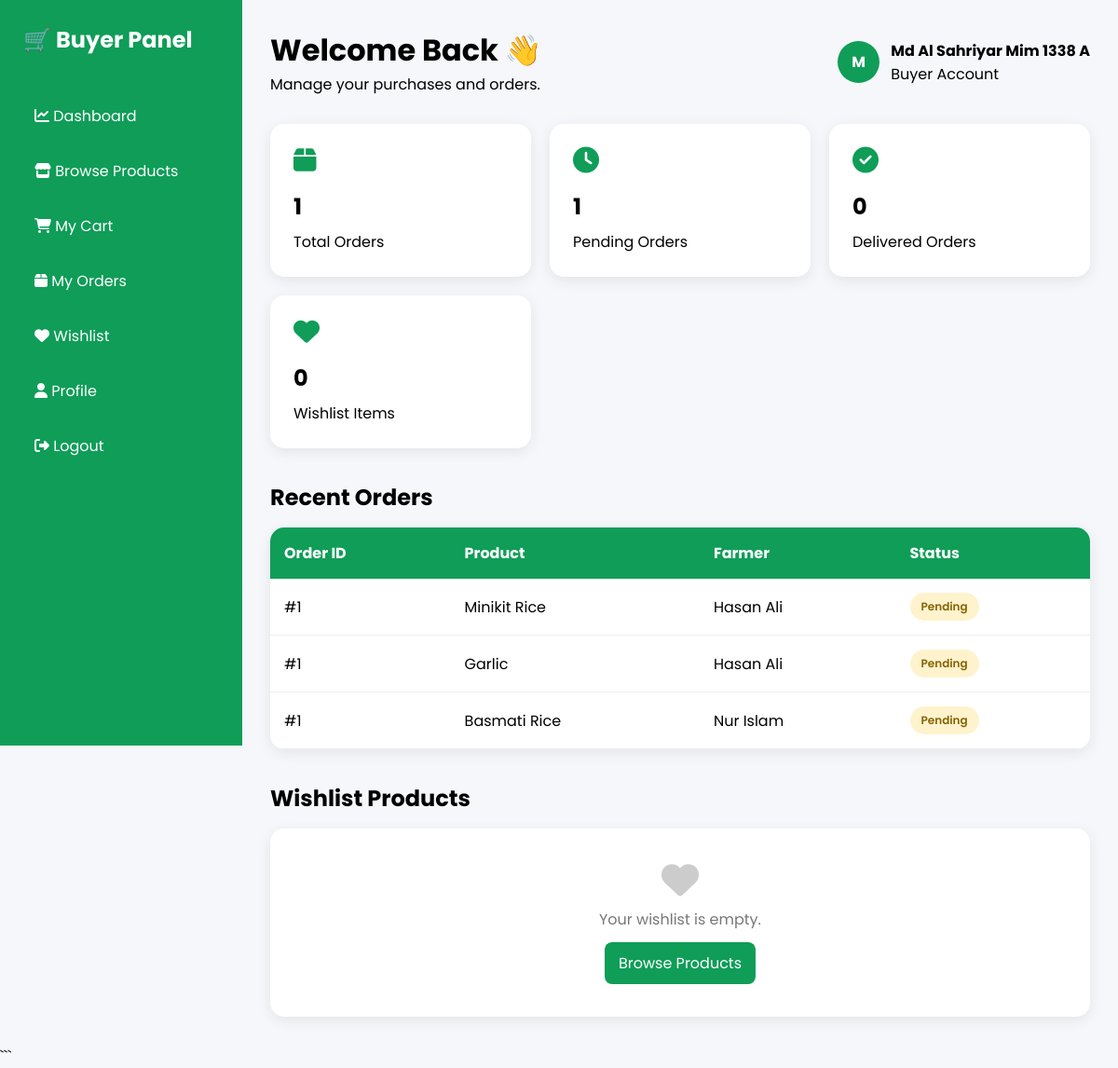
Screenshot of /buyer-dashboard.php (signed in) with the database file from the repository.
### tables this page shows
CREATE TABLE `users` (
  `id` int(11) NOT NULL,
  `name` varchar(100) NOT NULL,
  `full_name` varchar(150) NOT NULL,
  `user_type` enum('farmer','admin','buyer') NOT NULL DEFAULT 'farmer',
  `status` enum('pending','active','blocked') DEFAULT 'pending',
  `email` varchar(100) NOT NULL,
  `phone` varchar(20) DEFAULT NULL,
  `address` text DEFAULT NULL,
  `profile_image` varchar(255) DEFAULT NULL,
  `password` varchar(255) NOT NULL,
  `farm_name` varchar(100) DEFAULT NULL,
  `farm_type` varchar(100) DEFAULT NULL,
  `admin_code` varchar(50) DEFAULT NULL,
  `created_at` timestamp NOT NULL DEFAULT current_timestamp()
);

CREATE TABLE `orders` (
  `id` int(11) NOT NULL,
  `buyer_id` int(11) NOT NULL,
  `total_amount` decimal(10,2) NOT NULL DEFAULT 0.00,
  `status` enum('pending','processing','shipped','delivered','cancelled') NOT NULL DEFAULT 'pending',
  `shipping_address` text DEFAULT NULL,
  `phone` varchar(20) DEFAULT NULL,
  `created_at` timestamp NOT NULL DEFAULT current_timestamp()
);

CREATE TABLE `products` (
  `id` int(11) NOT NULL,
  `name` varchar(200) NOT NULL,
  `category` varchar(50) NOT NULL,
  `price` decimal(10,2) NOT NULL,
  `unit` varchar(20) DEFAULT 'kg',
  `stock` int(11) DEFAULT 100,
  `description` text DEFAULT NULL,
  `image` varchar(500) DEFAULT NULL,
  `harvest_date` date DEFAULT NULL,
  `location` varchar(100) DEFAULT NULL,
  `farmer_id` int(11) DEFAULT NULL,
  `created_at` timestamp NOT NULL DEFAULT current_timestamp(),
  `status` enum('active','inactive') DEFAULT 'active'
);

CREATE TABLE `farmers` (
  `id` int(11) NOT NULL,
  `name` varchar(100) NOT NULL,
  `rating` decimal(3,1) DEFAULT 4.5,
  `verified` tinyint(1) DEFAULT 1,
  `phone` varchar(15) DEFAULT NULL,
  `location` varchar(100) DEFAULT NULL,
  `created_at` timestamp NOT NULL DEFAULT current_timestamp()
);

### buyer-dashboard.php (the view, shortened to what this page needs)
<?php
$servername = "localhost";
$username   = "root";
$password   = "";
$dbname     = "farm_db";
$conn = mysqli_connect(
    $servername,
    $username,
    $password,
    $dbname
);
mysqli_set_charset($conn, "utf8mb4");
$user_id   = (int) $_SESSION['user_id'];
$user_name = $_SESSION['user_name'] ?? 'Buyer';
$user_query = "
    SELECT
        id,
        name,
        full_name,
        email,
        phone,
        address
    FROM users
    WHERE id = ?
      AND user_type = 'buyer'
    LIMIT 1
";
$stmt = mysqli_prepare($conn, $user_query);
mysqli_stmt_bind_param($stmt, "i", $user_id);
mysqli_stmt_execute($stmt);
$user_result = mysqli_stmt_get_result($stmt);
$user_data   = mysqli_fetch_assoc($user_result);
if ($user_data) {
    $user_name = !empty($user_data['full_name'])
        ? $user_data['full_name']
        : $user_data['name'];
}
$query = "
    SELECT COUNT(*) AS total
    FROM orders
    WHERE buyer_id = ?
";
$stmt = mysqli_prepare($conn, $query);
mysqli_stmt_bind_param($stmt, "i", $user_id);
mysqli_stmt_execute($stmt);
$result = mysqli_stmt_get_result($stmt);
$row = mysqli_fetch_assoc($result);
$total_orders = (int) ($row['total'] ?? 0);
$query = "
    SELECT COUNT(*) AS total
    FROM orders
    WHERE buyer_id = ?
    AND status IN ('pending', 'processing', 'shipped')
";
$stmt = mysqli_prepare($conn, $query);
mysqli_stmt_bind_param($stmt, "i", $user_id);
mysqli_stmt_execute($stmt);
$result = mysqli_stmt_get_result($stmt);
$row = mysqli_fetch_assoc($result);
$pending_orders = (int) ($row['total'] ?? 0);
$query = "
    SELECT COUNT(*) AS total
    FROM orders
    WHERE buyer_id = ?
    AND status = 'delivered'
";
$stmt = mysqli_prepare($conn, $query);
mysqli_stmt_bind_param($stmt, "i", $user_id);
mysqli_stmt_execute($stmt);
$result = mysqli_stmt_get_result($stmt);
$row = mysqli_fetch_assoc($result);
$delivered_orders = (int) ($row['total'] ?? 0);
$query = "
    SELECT COUNT(*) AS total
    FROM wishlist
    WHERE user_id = ?
";
$stmt = mysqli_prepare($conn, $query);
mysqli_stmt_bind_param($stmt, "i", $user_id);
mysqli_stmt_execute($stmt);
$result = mysqli_stmt_get_result($stmt);
$row = mysqli_fetch_assoc($result);
$wishlist_count = (int) ($row['total'] ?? 0);
$recent_orders = [];
$query = "
    SELECT
        o.id AS order_id,
        o.status,
        o.created_at,
        oi.quantity,
        oi.price,
        p.name AS product_name,
        f.name AS farmer_name
    FROM orders o
    INNER JOIN order_items oi
        ON o.id = oi.order_id
    INNER JOIN products p
        ON oi.product_id = p.id
    LEFT JOIN farmers f
        ON p.farmer_id = f.id
    WHERE o.buyer_id = ?
    ORDER BY o.created_at DESC
    LIMIT 5
";
$stmt = mysqli_prepare($conn, $query);
mysqli_stmt_bind_param($stmt, "i", $user_id);
mysqli_stmt_execute($stmt);
$result = mysqli_stmt_get_result($stmt);
while ($row = mysqli_fetch_assoc($result)) {
    $recent_orders[] = $row;
}
$wishlist_products = [];
$avatar_letter = strtoupper(
    mb_substr(trim($user_name), 0, 1, 'UTF-8')
);
?>
<!DOCTYPE html>
<html lang="en">
<head>
<link rel="stylesheet"
      href="https://cdnjs.cloudflare.com/ajax/libs/font-awesome/6.5.1/css/all.min.css">
</head>
<body>
<div class="sidebar">
    <div class="logo">
        🛒 Buyer Panel
    </div>
    <div class="menu">
        <a href="buyer-dashboard.php">
            <i class="fas fa-chart-line"></i>
            Dashboard
        </a>
        <a href="products.php">
            <i class="fas fa-store"></i>
            Browse Products
        </a>
        <a href="cart.php">
            <i class="fas fa-shopping-cart"></i>
            My Cart
        </a>
        <a href="orders.php">
            <i class="fas fa-box"></i>
            My Orders
        </a>
        <a href="wishlist.php">
            <i class="fas fa-heart"></i>
            Wishlist
        </a>
        <a href="profile.php">
            <i class="fas fa-user"></i>
            Profile
        </a>
        <a href="logout.php">
            <i class="fas fa-sign-out-alt"></i>
            Logout
        </a>
    </div>
</div>
<div class="main">
    <div class="topbar">
        <div>
            <h1>
                Welcome Back 👋
            </h1>
            <p>
                Manage your purchases and orders.
            </p>
        </div>
        <div class="profile">
            <div class="avatar">
                <?= htmlspecialchars($avatar_letter) ?>
            </div>
            <div>
                <strong>
                    <?= htmlspecialchars($user_name) ?>
                </strong>
                <p>
                    Buyer Account
                </p>
            </div>
        </div>
    </div>
    <div class="stats">
        <div class="card">
            <i class="fas fa-box"></i>
            <h2>
                <?= $total_orders ?>
            </h2>
            <p>
                Total Orders
            </p>
        </div>
        <div class="card">
            <i class="fas fa-clock"></i>
            <h2>
                <?= $pending_orders ?>
            </h2>
            <p>
                Pending Orders
            </p>
        </div>
        <div class="card">
            <i class="fas fa-check-circle"></i>
            <h2>
                <?= $delivered_orders ?>
            </h2>
            <p>
                Delivered Orders
            </p>
        </div>
        <div class="card">
            <i class="fas fa-heart"></i>
            <h2>
                <?= $wishlist_count ?>
            </h2>
            <p>
                Wishlist Items
            </p>
        </div>
    </div>
    <div class="section">
        <h2>
            Recent Orders
        </h2>
        <div class="table-box">
            <?php if (!empty($recent_orders)): ?>
                <table>
                    <tr>
                        <th>
                            Order ID
                        </th>
                        <th>
                            Product
                        </th>
                        <th>
                            Farmer
                        </th>
                        <th>
                            Status
                        </th>
                    </tr>
                    <?php foreach ($recent_orders as $order): ?>
                        <?php
                        $status = strtolower(
                            $order['status']
                        );
                        $status_class = $status;
                        ?>
                        <tr>
                            <td>
                                #<?= (int) $order['order_id'] ?>
                            </td>
                            <td>
                                <?= htmlspecialchars(
                                    $order['product_name']
                                ) ?>
                            </td>
                            <td>
                                <?= htmlspecialchars(
                                    $order['farmer_name']
                                    ?? 'Unknown Farmer'
                                ) ?>
                            </td>
                            <td>
                                <span
                                    class="status
                                    <?= htmlspecialchars(
                                        $status_class
                                    ) ?>"
                                >
                                    <?= ucfirst(
                                        htmlspecialchars(
                                            $order['status']
                                        )
                                    ) ?>
                                </span>
                            </td>
                        </tr>
                    <?php endforeach; ?>
                </table>
            <?php endif; ?>
        </div>
    </div>
    <div class="section">
        <h2>
            Wishlist Products
        </h2>
        <?php if (!empty($wishlist_products)): ?>
            <div class="wishlist-grid">
                <?php foreach (
                    $wishlist_products
                    as $product
                ): ?>
                    <div class="product-card">
                        <?php
                        $product_image =
                            !empty($product['image'])
                            ? trim($product['image'])
                            : 'https://via.placeholder.com/800x500?text=No+Image';
                        ?>
                        <img
                            src="<?= htmlspecialchars(
                                $product_image
                            ) ?>"
                            alt="<?= htmlspecialchars(
                                $product['name']
                            ) ?>"
                        >
                        <div class="product-info">
                            <h3>
                                <?= htmlspecialchars(
                                    $product['name']
                                ) ?>
                            </h3>
                            <div class="price">
                                ৳ <?= number_format(
                                    (float) $product['price'],
                                    2
                                ) ?>
                                /
                                <?= htmlspecialchars(
                                    $product['unit']
                                ) ?>
                            </div>
                            <?php if (
                                !empty(
                                    $product['location']
                                )
                            ): ?>
                                <div class="product-location">
                                    <i class="fas fa-location-dot"></i>
                                    <?= htmlspecialchars(
                                        $product['location']
                                    ) ?>
                                </div>
                            <?php endif; ?>
                            <a
                                href="product-details.php?id=<?= (int) $product['id'] ?>"
                                class="btn"
                            >
                                View Product
                            </a>
                        </div>
                    </div>
                <?php endforeach; ?>
            </div>
        <?php else: ?>
            <div class="table-box">
                <div class="empty-message">
                    <i class="fas fa-heart"></i>
                    <p>
                        Your wishlist is empty.
                    </p>
                    <a
                        href="products.php"
                        class="btn"
                    >
                        Browse Products
                    </a>
                </div>
            </div>
        <?php endif; ?>
    </div>
</div>
</body>
</html>

### buyer-dashboard.php (style rules this page uses)
* { margin: 0; padding: 0; box-sizing: border-box; font-family: 'Poppins', sans-serif; }
body { background: #f5f7fa; }
.sidebar { position: fixed; top: 0; left: 0; width: 260px; height: 100vh; background: #0f9d58; color: white; padding: 25px; }
.logo { font-size: 24px; font-weight: 700; margin-bottom: 40px; }
.menu a { display: block; color: white; text-decoration: none; padding: 12px; margin-bottom: 10px; border-radius: 8px; transition: .3s; }
.main { margin-left: 260px; padding: 30px; }
.topbar { display: flex; justify-content: space-between; align-items: center; margin-bottom: 30px; }
.profile { display: flex; align-items: center; gap: 12px; }
.avatar { width: 45px; height: 45px; border-radius: 50%; background: #0f9d58; color: white; display: flex; justify-content: center; align-items: center; font-weight: bold; }
.stats { display: grid; grid-template-columns: repeat(auto-fit, minmax(220px, 1fr)); gap: 20px; }
.card { background: white; padding: 25px; border-radius: 15px; box-shadow: 0 4px 15px rgba(0,0,0,.08); }
.card i { font-size: 28px; color: #0f9d58; margin-bottom: 10px; }
.card h2 { margin: 8px 0; }
.section { margin-top: 35px; }
.section h2 { margin-bottom: 15px; }
.table-box { background: white; border-radius: 15px; overflow-x: auto; box-shadow: 0 4px 15px rgba(0,0,0,.08); }
table { width: 100%; border-collapse: collapse; min-width: 650px; }
th { background: #0f9d58; color: white; padding: 15px; text-align: left; }
td { padding: 15px; border-bottom: 1px solid #eee; }
.status { display: inline-block; padding: 6px 12px; border-radius: 20px; font-size: 12px; font-weight: 600; }
.pending { background: #fff3cd; color: #856404; }
.btn { display: inline-block; margin-top: 12px; background: #0f9d58; color: white; text-decoration: none; padding: 10px 15px; border-radius: 8px; transition: .3s; }
.empty-message { text-align: center; padding: 35px; color: #777; }
.empty-message i { font-size: 40px; color: #ccc; margin-bottom: 10px; }

### rows the page displays
users: full_name "M", full_name "Md Al Sahriyar Mim 1338 A"
orders: id "1", products.name "Minikit Rice", farmers.name "Hasan Ali", status "Pending", products.name "Garlic", products.name "Basmati Rice", farmers.name "Nur Islam"

### other values shown
$total_orders "1"
$pending_orders "1"
$delivered_orders "0"
$wishlist_count "0"
